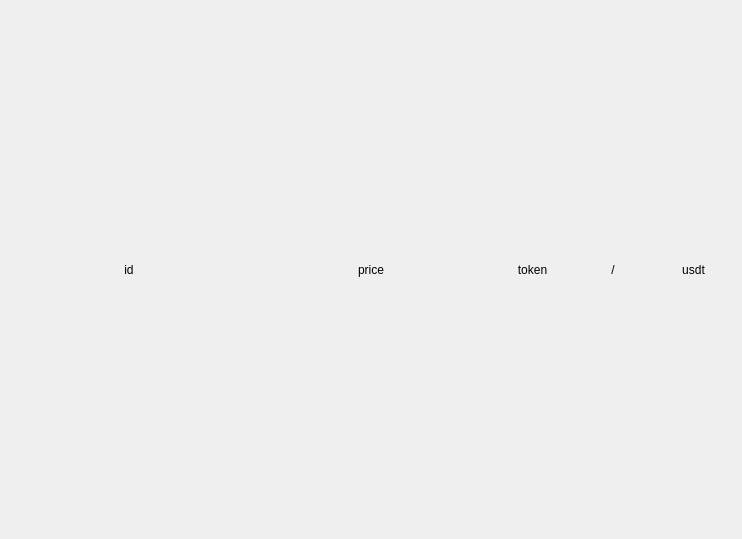
<?xml version="1.0" encoding="UTF-8"?>
<ui version="4.0">
 <class>Form</class>
 <widget class="QWidget" name="Form">
  <property name="geometry">
   <rect>
    <x>0</x>
    <y>0</y>
    <width>742</width>
    <height>539</height>
   </rect>
  </property>
  <property name="windowTitle">
   <string>Form</string>
  </property>
  <layout class="QVBoxLayout" name="verticalLayout_2">
   <item>
    <layout class="QHBoxLayout" name="horizontalLayout">
     <item>
      <widget class="QLabel" name="label_id">
       <property name="text">
        <string>id</string>
       </property>
       <property name="alignment">
        <set>Qt::AlignCenter</set>
       </property>
      </widget>
     </item>
     <item>
      <widget class="QLabel" name="label_price">
       <property name="text">
        <string>price</string>
       </property>
       <property name="alignment">
        <set>Qt::AlignCenter</set>
       </property>
      </widget>
     </item>
     <item>
      <layout class="QHBoxLayout" name="horizontalLayout_2">
       <item>
        <widget class="QLabel" name="label_amount">
         <property name="text">
          <string>token</string>
         </property>
         <property name="alignment">
          <set>Qt::AlignCenter</set>
         </property>
        </widget>
       </item>
       <item>
        <widget class="QLabel" name="label_1">
         <property name="text">
          <string>/</string>
         </property>
         <property name="alignment">
          <set>Qt::AlignCenter</set>
         </property>
        </widget>
       </item>
       <item>
        <widget class="QLabel" name="label_balance">
         <property name="text">
          <string>usdt</string>
         </property>
         <property name="alignment">
          <set>Qt::AlignCenter</set>
         </property>
        </widget>
       </item>
      </layout>
     </item>
    </layout>
   </item>
  </layout>
 </widget>
 <resources/>
 <connections/>
</ui>
